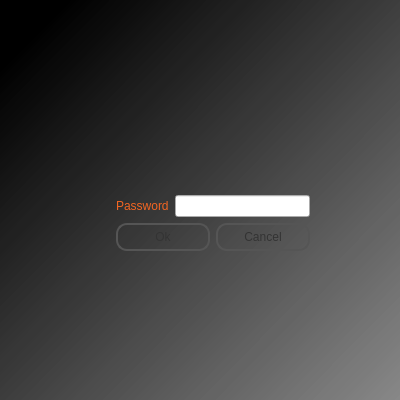
<?xml version="1.0" encoding="UTF-8"?>
<ui version="4.0">
 <class>loginDialog</class>
 <widget class="QDialog" name="loginDialog">
  <property name="windowModality">
   <enum>Qt::ApplicationModal</enum>
  </property>
  <property name="geometry">
   <rect>
    <x>0</x>
    <y>0</y>
    <width>400</width>
    <height>400</height>
   </rect>
  </property>
  <property name="sizePolicy">
   <sizepolicy hsizetype="Ignored" vsizetype="Ignored">
    <horstretch>0</horstretch>
    <verstretch>0</verstretch>
   </sizepolicy>
  </property>
  <property name="minimumSize">
   <size>
    <width>400</width>
    <height>400</height>
   </size>
  </property>
  <property name="maximumSize">
   <size>
    <width>425</width>
    <height>425</height>
   </size>
  </property>
  <property name="baseSize">
   <size>
    <width>400</width>
    <height>400</height>
   </size>
  </property>
  <property name="windowTitle">
   <string>Pak Login</string>
  </property>
  <property name="windowIcon">
   <iconset>
    <normaloff>Resources/path2829.png</normaloff>Resources/path2829.png</iconset>
  </property>
  <property name="styleSheet">
   <string notr="true">#loginDialog{
background-image: url(:/newPrefix/Resources/dinpattern-stripe.gif);
}

#label,#label_2,#label_4{color:#f26522;}



#widget{
	background-color: qlineargradient(spread:pad, x1:1, y1:1, x2:0.057, y2:0.0681818, stop:0 rgba(81, 81, 81, 151), stop:0.98 rgba(0, 0, 0, 255));

}
#label_3 {


	color: rgb(255, 0, 0);

}

#pushButton,#pushButton_2{
	
	
font: 75 8pt &quot;Arial Black&quot;;
color: #333;
border: 2px solid #555;
border-radius: 11px;
padding: 5px;
background: qradialgradient(cx: 0.3, cy: -0.4,
fx: 0.3, fy: -0.4,
radius: 1.35, stop: 0 #fff, stop: 1 #888);
min-width: 80px;
	

}

#pushButton:hover,#pushButton_2:hover{
background: qradialgradient(cx: 0.3, cy: -0.4,
fx: 0.3, fy: -0.4,
radius: 1.35, stop: 0 #fff, stop: 1 #bbb);
}

#pushButton:pressed,#pushButton_2:pressed {

background: qradialgradient(cx: 0.4, cy: -0.1,
fx: 0.4, fy: -0.1,
radius: 1.35, stop: 0 #fff, stop: 1 #ddd);
}</string>
  </property>
  <property name="modal">
   <bool>true</bool>
  </property>
  <layout class="QGridLayout" name="gridLayout_4">
   <property name="margin">
    <number>0</number>
   </property>
   <item row="0" column="0">
    <widget class="QWidget" name="widget" native="true">
     <property name="sizePolicy">
      <sizepolicy hsizetype="Fixed" vsizetype="Fixed">
       <horstretch>0</horstretch>
       <verstretch>0</verstretch>
      </sizepolicy>
     </property>
     <property name="minimumSize">
      <size>
       <width>425</width>
       <height>425</height>
      </size>
     </property>
     <property name="baseSize">
      <size>
       <width>425</width>
       <height>425</height>
      </size>
     </property>
     <property name="styleSheet">
      <string notr="true"/>
     </property>
     <layout class="QGridLayout" name="gridLayout_3">
      <property name="margin">
       <number>0</number>
      </property>
      <item row="0" column="2">
       <spacer name="verticalSpacer_2">
        <property name="orientation">
         <enum>Qt::Vertical</enum>
        </property>
        <property name="sizeHint" stdset="0">
         <size>
          <width>20</width>
          <height>139</height>
         </size>
        </property>
       </spacer>
      </item>
      <item row="1" column="1" colspan="2">
       <widget class="QLabel" name="label_3">
        <property name="text">
         <string/>
        </property>
       </widget>
      </item>
      <item row="2" column="0">
       <spacer name="horizontalSpacer_2">
        <property name="orientation">
         <enum>Qt::Horizontal</enum>
        </property>
        <property name="sizeHint" stdset="0">
         <size>
          <width>101</width>
          <height>20</height>
         </size>
        </property>
       </spacer>
      </item>
      <item row="2" column="1" colspan="2">
       <layout class="QGridLayout" name="gridLayout_2">
        <property name="sizeConstraint">
         <enum>QLayout::SetFixedSize</enum>
        </property>
        <item row="0" column="0" colspan="2">
         <layout class="QGridLayout" name="gridLayout">
          <item row="0" column="0">
           <widget class="QLabel" name="label">
            <property name="text">
             <string>Password</string>
            </property>
           </widget>
          </item>
          <item row="0" column="1">
           <widget class="QLineEdit" name="lineEdit">
            <property name="text">
             <string/>
            </property>
           </widget>
          </item>
         </layout>
        </item>
        <item row="1" column="0">
         <widget class="QPushButton" name="pushButton">
          <property name="text">
           <string>Ok</string>
          </property>
         </widget>
        </item>
        <item row="1" column="1">
         <widget class="QPushButton" name="pushButton_2">
          <property name="text">
           <string>Cancel</string>
          </property>
         </widget>
        </item>
       </layout>
      </item>
      <item row="2" column="3">
       <spacer name="horizontalSpacer">
        <property name="orientation">
         <enum>Qt::Horizontal</enum>
        </property>
        <property name="sizeHint" stdset="0">
         <size>
          <width>101</width>
          <height>20</height>
         </size>
        </property>
       </spacer>
      </item>
      <item row="3" column="2">
       <spacer name="verticalSpacer">
        <property name="orientation">
         <enum>Qt::Vertical</enum>
        </property>
        <property name="sizeHint" stdset="0">
         <size>
          <width>20</width>
          <height>138</height>
         </size>
        </property>
       </spacer>
      </item>
     </layout>
    </widget>
   </item>
  </layout>
 </widget>
 <tabstops>
  <tabstop>lineEdit</tabstop>
 </tabstops>
 <resources>
  <include location="myrc.qrc"/>
 </resources>
 <connections/>
</ui>
